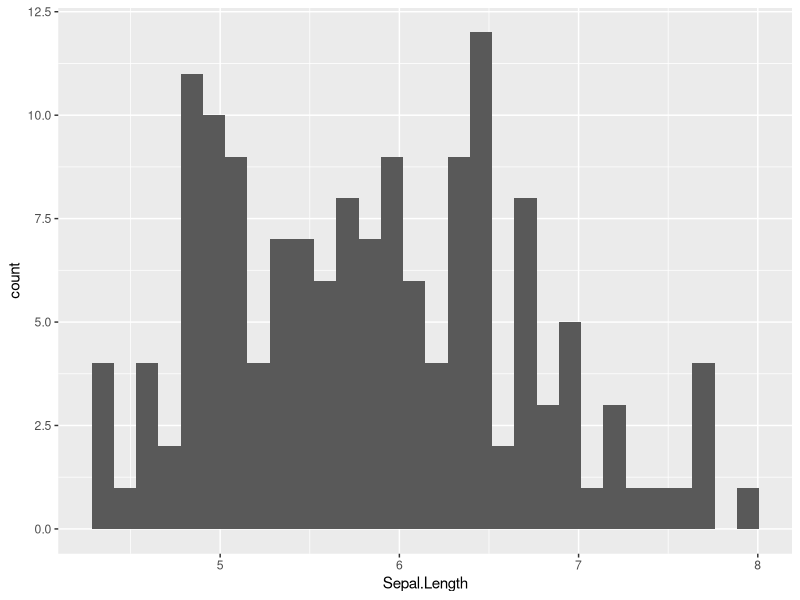
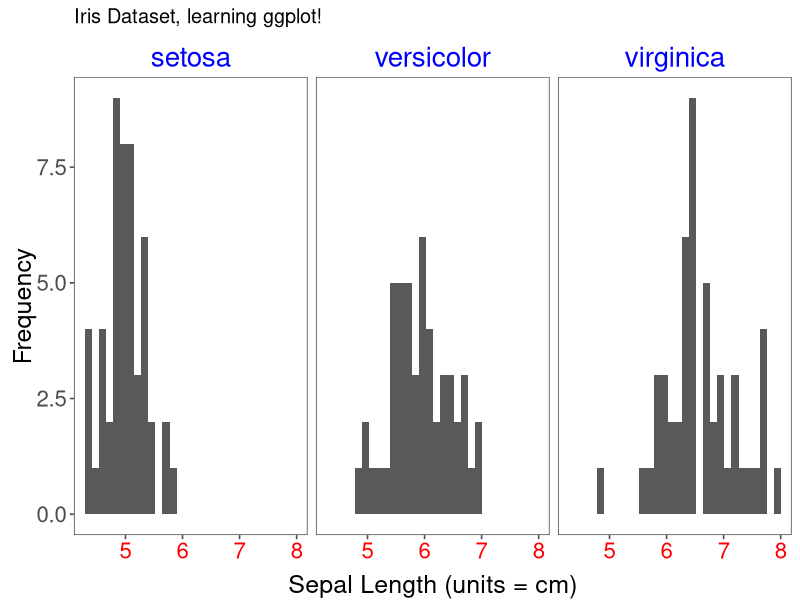

Source code (R) for these figures, in order: (Note: this script raises an error after producing the figures.)
# This is the introduction to ggplot2
# Author: Christopher Peters
# Email: statwonk@gmail.com

# install.packages("ggplot2")
library(ggplot2)

str(iris)

ggplot(data = iris, aes(x = Sepal.Length)) +
  geom_histogram() # this is a simple example of a histogram

# install.packages("ggthemes")
library(ggthemes)

chris_theme <- function(){ # this will likely be common across your 
  # graphs in a single article, so why not drop it in a function and
  # make it nice and simple to call?
  theme_few() +
    theme(axis.text = element_text(size = 16),
          axis.text.x = element_text(colour = "red"),
          axis.title = element_text(size = 18),
          axis.title.y = element_text(vjust = 0.2),
          axis.title.x = element_text(vjust = -0.2),
          strip.text = element_text(size = 20, colour = "blue"))
}

ggplot(data = iris, aes(x = Sepal.Length)) + 
  geom_histogram() + # this is a simple example of a histogram
  facet_wrap( ~ Species) +
  ggtitle("Iris Dataset, learning ggplot!") +
  ylab("Frequency") +
  xlab("Sepal Length (units = cm)") +
  chris_theme()

ggsave(p, "iris.png", height = 8, width = 11, units = "in",
       dpi = 200)

# You can assign the ggplot to a variable and call it in ggsave
p <- ggplot(data = iris, aes(x = Sepal.Length)) + 
  geom_histogram() + # this is a simple example of a histogram
  facet_wrap( ~ Species) +
  ggtitle("Iris Dataset, learning ggplot!") +
  ylab("Frequency") +
  xlab("Sepal Length (units = cm)") +
  chris_theme()
ggsave(p, "iris.png", height = 8, width = 11, units = "in",
       dpi = 200)   




